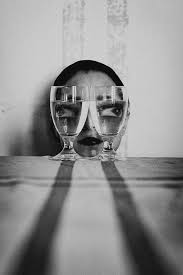
#> input picture 1234.jpg, 183 x 275 px
$ python task4_histogram.py
#> lines starting #> are read from the running program, lines starting #| are printed output that depends on the picture
# importing required libraries of opencv
import cv2
import numpy as np

# importing library for plotting
from matplotlib import pyplot as plt
print("enter alpha: ")
alpha = float(input())#0.5
#> the answer given: 3
print("enter beta: ")
beta = float(input())#0
#> the answer given: 3
#g(i, j) = a * g(i, j) + b

# reads an input image
img = cv2.imread('1234.jpg', 0)
#> img is the input picture: shape (275, 183); min 0, max 238, mean 144.4

for i in range(len(img)):
    for j in range(len(img[i])):
        img[i, j] = 255 if (alpha * img[i, j] + beta) > 255 else (0 if (alpha * img[i, j] + beta) < 0 else (alpha * img[i, j] + beta))
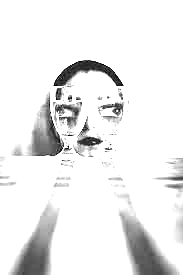
#> img: shape (275, 183); min 3, max 255, mean 235.9

cv2.imshow('img', img)
cv2.waitKey(0)
# find frequency of pixels in range 0-255

hist,bins = np.histogram(img.flatten(),256,[0,256])
#> hist = 256 values, max 40734 at index 255, min 0 at index 0, mean 196.6; bins = 257 values from 0 to 256

#cdf = hist.cumsum()
#cdf_normalized = cdf * hist.max()/ cdf.max()

#plt.plot(cdf_normalized, color = 'b')

plt.hist(img.flatten(),256,[0,256], color = 'r')
plt.xlim([0,256])
plt.legend(('cdf','histogram'), loc = 'upper left')
plt.show()
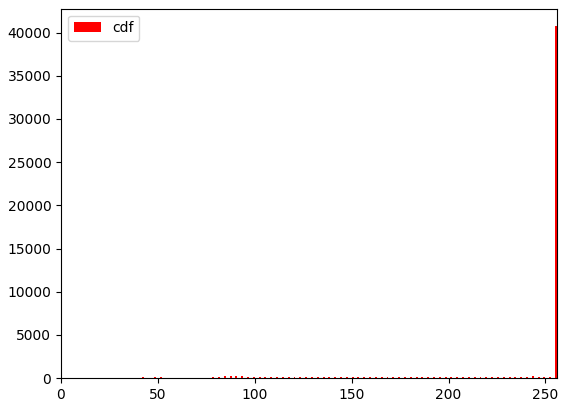
#> figure drawn by matplotlib, 1 panel; tallest bar 40734 high, from x = 255 to 256

equ = cv2.equalizeHist(img)
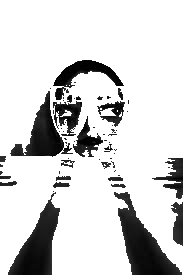
#> equ: shape (275, 183); min 0, max 255, mean 211.1
res = np.hstack((img,equ)) #stacking images side-by-side
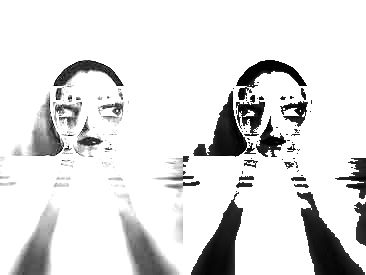
#> res: shape (275, 366); min 0, max 255, mean 223.5
cv2.imshow('res.png',res)
cv2.waitKey(0)

plt.hist(res.flatten(),256,[0,256], color = 'b')

plt.xlim([0,256])
plt.legend(('equ','histogram'), loc = 'upper left')
plt.show()
#> figure, not shown here; tallest bar 81468 high, from x = 255 to 256

$ run again, with 123.jpg copied over 1234.jpg
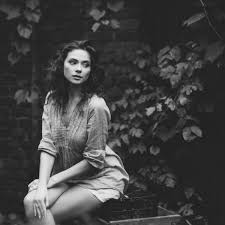
#> input picture 123.jpg, 225 x 225 px
#> img is the input picture: shape (225, 225); min 3, max 241, mean 65.1
#> after the loop `for i in range(len(img)):`:
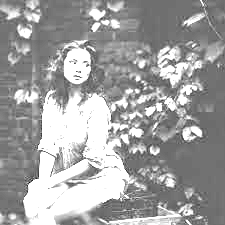
#> img: shape (225, 225); min 12, max 255, mean 160.8
#> hist = 256 values, max 10188 at index 255, min 0 at index 0, mean 197.8; bins = 257 values from 0 to 256
#> `plt.show()`:
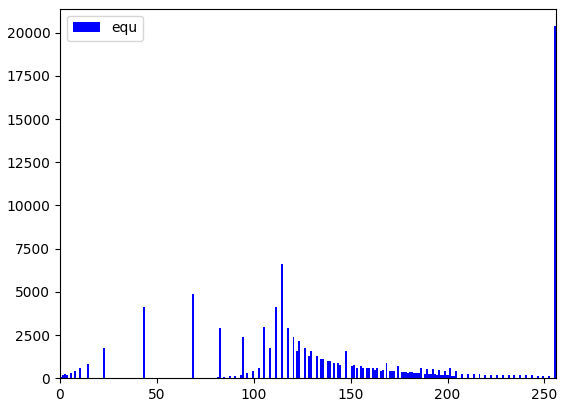
#> figure drawn by matplotlib, 1 panel; tallest bar 20376 high, from x = 255 to 256

$ run again, with IMG_2490.JPG copied over 1234.jpg
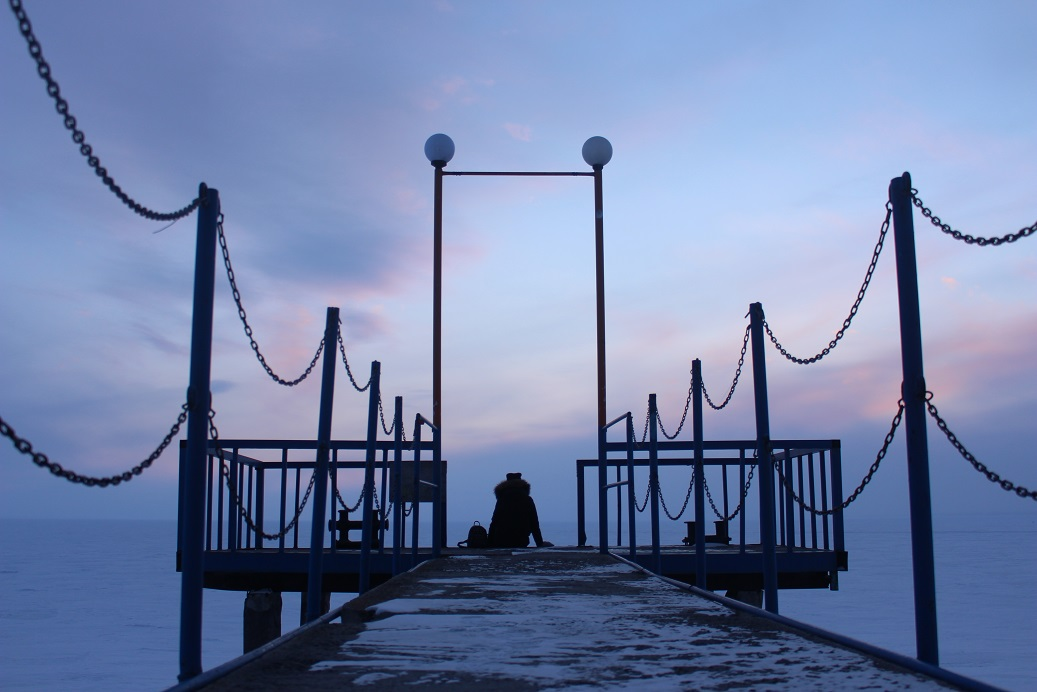
#> input picture IMG_2490.JPG, 1037 x 692 px
#> after the loop `for i in range(len(img)):`:
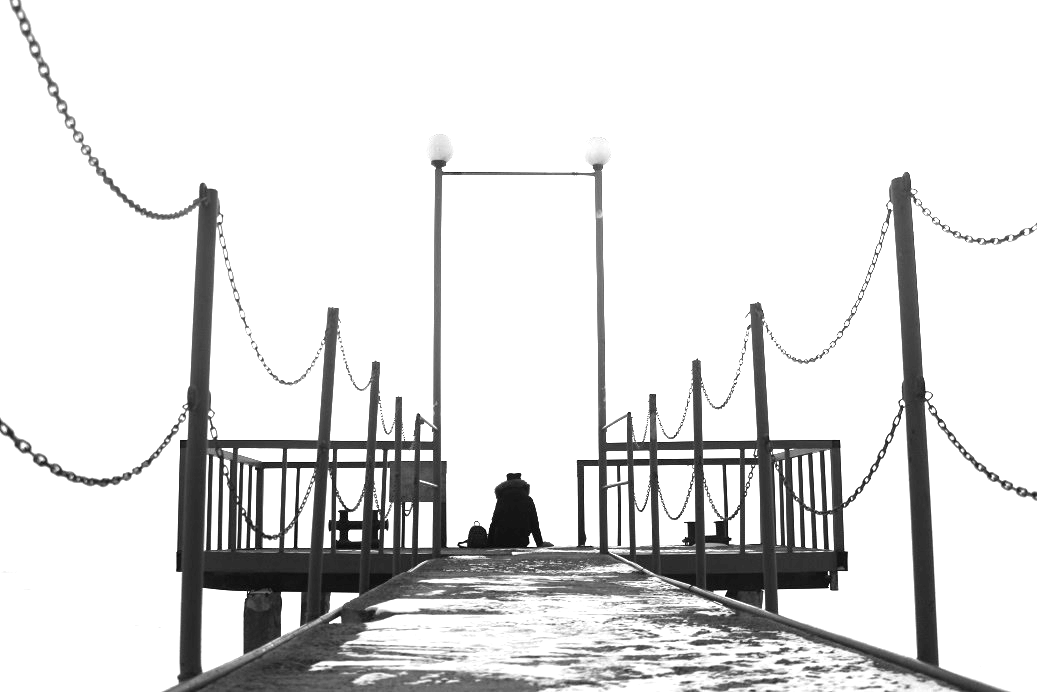
#> img: shape (692, 1037); min 3, max 255, mean 222.2
#> hist = 256 values, max 565325 at index 255, min 0 at index 0, mean 2803.1; bins = 257 values from 0 to 256
#> `plt.show()`:
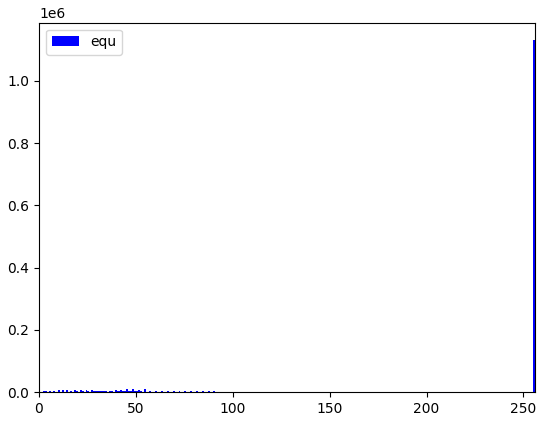
#> figure drawn by matplotlib, 1 panel; tallest bar 1130650 high, from x = 255 to 256
